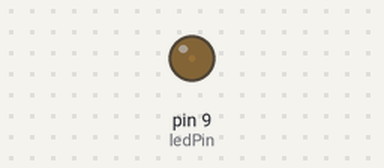
Recording of a sketch running on a simulated Arduino Uno, built with avr-gcc and run on an emulated ATmega328P. On the bench: output pins drawn as LEDs (lit = HIGH).

Above: at 0.05 s.
At 0.95 s:
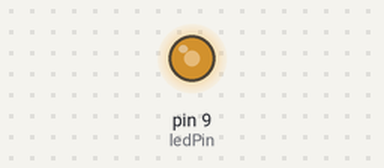
At 1.4 s:
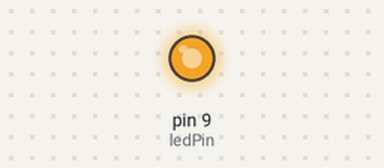
At 2.75 s:
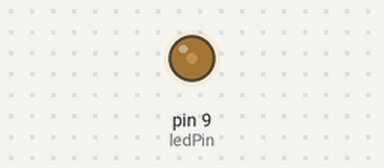
Timing chart, 0 to 7.2 s (numbered marks = the images above):
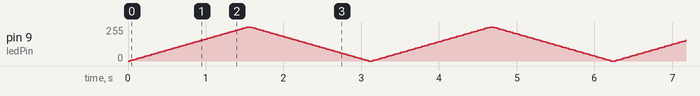

The sketch:

06_practice_2.ino
```cpp
const int ledPin = 9;  // PWM 가능한 핀

void setup() {
  pinMode(ledPin, OUTPUT);
}

void loop() {
  for (int brightness = 0; brightness <= 255; brightness += 5) {
    analogWrite(ledPin, brightness);
    delay(30);
  }

  for (int brightness = 255; brightness >= 0; brightness -= 5) {
    analogWrite(ledPin, brightness);
    delay(30);
  }
}
```
